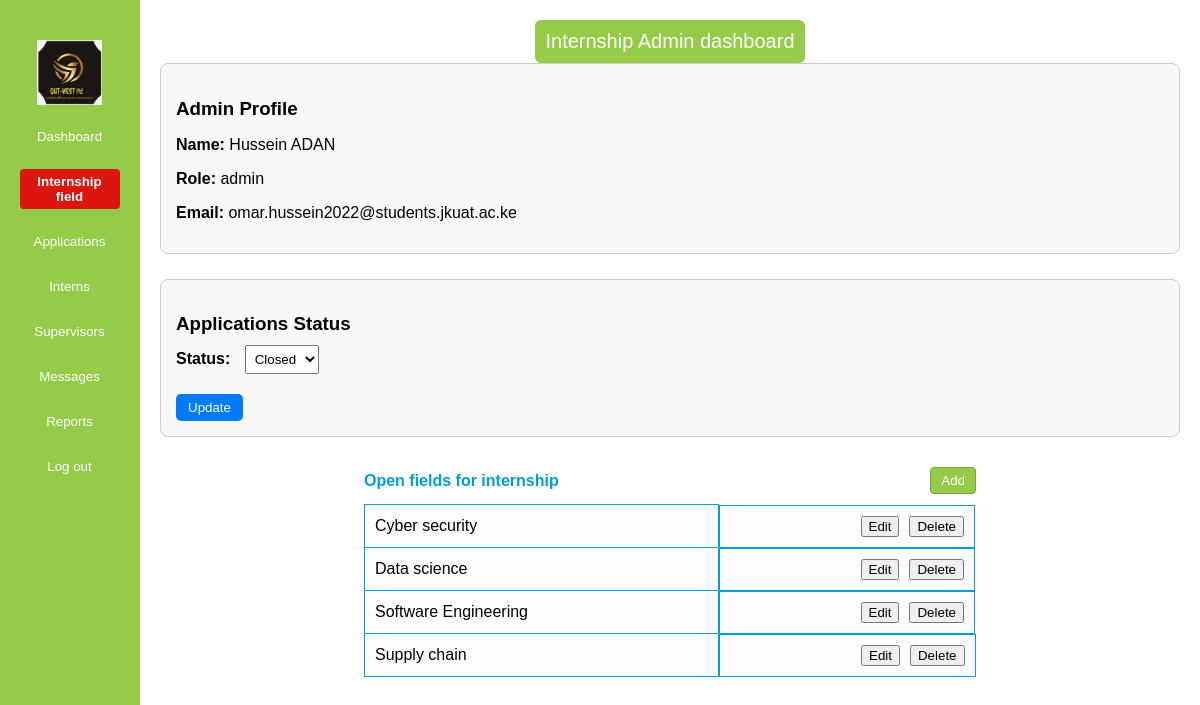
The page /internship_field.php (signed in) on the database its author committed.
### tables this page shows
CREATE TABLE `users` (
  `id` int(11) NOT NULL,
  `name` varchar(255) DEFAULT NULL,
  `email` varchar(100) NOT NULL,
  `password` varchar(255) NOT NULL,
  `created_at` timestamp NOT NULL DEFAULT current_timestamp(),
  `role` varchar(50) DEFAULT 'interns',
  `supervisor_id` int(11) DEFAULT NULL,
  `reset_token` varchar(255) DEFAULT NULL,
  `token_created_at` datetime DEFAULT NULL,
  `internship_end_date` date DEFAULT NULL,
  `account_status` enum('active','inactive','completed') DEFAULT 'active'
);

CREATE TABLE `internship_fields` (
  `id` int(11) NOT NULL,
  `field_name` varchar(255) NOT NULL
);

### internship_field.php (the view, shortened to what this page needs)
<?php
include 'db.php';
$admin_id = $_SESSION['user_id'] ?? null;
$admin_stmt = $conn->prepare("SELECT name, email, role FROM users WHERE id = ?");
$admin_stmt->bind_param("i", $admin_id);
$admin_stmt->execute();
$admin_result = $admin_stmt->get_result();
$admin = $admin_result->fetch_assoc();
?>
<!DOCTYPE html>
<html lang="en">
<head>
  <link rel="stylesheet" href="internship_field1.css">
</head>
<body>
  <div class="sidebar">
    <img src="logo.jpeg" alt="Out West Logo" class="logo" />
    <button>Dashboard</button>
    <button class="active">Internship field</button>
    <form action="http://localhost/out-west/admin_dashboard.php" method="get" style="margin: 0;">
     <button type="submit">Applications</button>
    </form>
    <button onclick="location.href='interns_dashboard.php'">Interns</button>
    <form action="http://localhost/out-west/supervisor_dashboard.php" method="get" style="margin: 0;">
        <button type="submit" class="nav-button">Supervisors</button>
    </form>
    <button onclick="location.href='admin_messages.php'">Messages</button>
    <button onclick="location.href='admin_reports.php'">Reports</button>
    <button onclick="location.href='logout.php'">Log out</button>
  </div>
  <div class="main-content">
    <div class="header">Internship Admin dashboard</div>
    <div class="application-dates-box">
      <h3>Admin Profile</h3>
      <p><strong>Name:</strong> <?= htmlspecialchars($admin['name']) ?></p>
      <p><strong>Role:</strong> <?= htmlspecialchars($admin['role']) ?></p>
      <p><strong>Email:</strong> <?= htmlspecialchars($admin['email']) ?></p>
    </div>
    <div class="application-dates-box">
      <h3>Applications Status</h3>
      <form action="update_application_dates.php" method="POST" id="appDatesForm">
        <label>Status:
          <select name="status" id="appStatus" onchange="toggleDateInputs()" required>
            <option value="closed">Closed</option>
          </select>
        </label>
        <button type="submit">Update</button>
      </form>
    </div>
    <div class="sub-header-row">
      <div class="sub-header">Open fields for internship</div>
      <button class="add-btn" onclick="addField()">Add</button>
    </div>
    <table class="field-table">
      <?php
      $sql = "SELECT * FROM internship_fields";
      $result = $conn->query($sql);
      while ($row = $result->fetch_assoc()):
      ?>
        <tr>
          <td><?= htmlspecialchars($row['field_name']) ?></td>
          <td class="actions">
            <form method="post" action="edit_field.php" style="display:inline;">
              <button type="submit">Edit</button>
            </form>
            <form method="post" action="delete_field.php" style="display:inline;">
              <button type="submit">Delete</button>
            </form>
          </td>
        </tr>
      <?php endwhile; ?>
    </table>
  </div>
</body>
</html>

### internship_field1.css (style rules this page uses)
* { box-sizing: border-box; font-family: 'Gill Sans', sans-serif; }
body { margin: 0; display: flex; height: 100vh; background-color: #f9f9f9; }
.sidebar { width: 140px; background-color: #95cb48; border-right: 1px solid #95cb48; padding-top: 30px; display: flex; flex-direction: column; align-items: center; font-size: 15px; }
.sidebar button { width: 100px; margin: 10px 0; padding: 5px; border: none; background-color: transparent; color: white; cursor: pointer; transition: all 0.3s; border-radius: 4px; }
.sidebar button.active { background-color: #dc1511; color: white; font-weight: bold; }
.logo { display: block; margin: 0 auto 9px auto; max-height: 65px; margin-top: 10px; }
.main-content { flex-grow: 1; padding: 20px; background-color: #ffffff; position: relative; }
.header { text-align: center; background-color: #95cb48; color: white; padding: 10px; font-size: 20px; border-radius: 6px; width: fit-content; margin: 0 auto; }
.sub-header-row { display: flex; justify-content: space-between; align-items: center; width: 60%; margin: 30px auto 10px auto; }
.sub-header { font-size: 16px; color: #009fd4; font-weight: bold; }
.add-btn { padding: 5px 10px; background-color: #95cb48; border: 1px solid #6ea636; color: white; cursor: pointer; transition: background-color 0.3s; border-radius: 4px; }
.field-table { margin: 0 auto; border-collapse: collapse; width: 60%; background-color: #fdfdfd; }
.field-table td { border: 1px solid #009fd4; padding: 10px; }
.field-table .actions { display: flex; justify-content: flex-end; gap: 10px; }

### internship_field.php (style rules this page uses)
.application-dates-box { margin-bottom: 25px; background: #f8f8f8; padding: 15px; border: 1px solid #ccc; border-radius: 8px; }
.application-dates-box h3 { margin-bottom: 10px; }
.application-dates-box label { display: block; margin-bottom: 10px; font-weight: bold; }
.application-dates-box input[type="date"], .application-dates-box select { padding: 5px; margin-left: 10px; }
.application-dates-box button { margin-top: 10px; padding: 6px 12px; background-color: #007BFF; color: white; border: none; border-radius: 5px; cursor: pointer; }

### rows shown on the page
users: name "Hussein ADAN", role "admin", email "omar.hussein2022@students.jkuat.ac.ke"
internship_fields: field_name "Cyber security"
internship_fields: field_name "Data science"
internship_fields: field_name "Software Engineering"
internship_fields: field_name "Supply chain"
